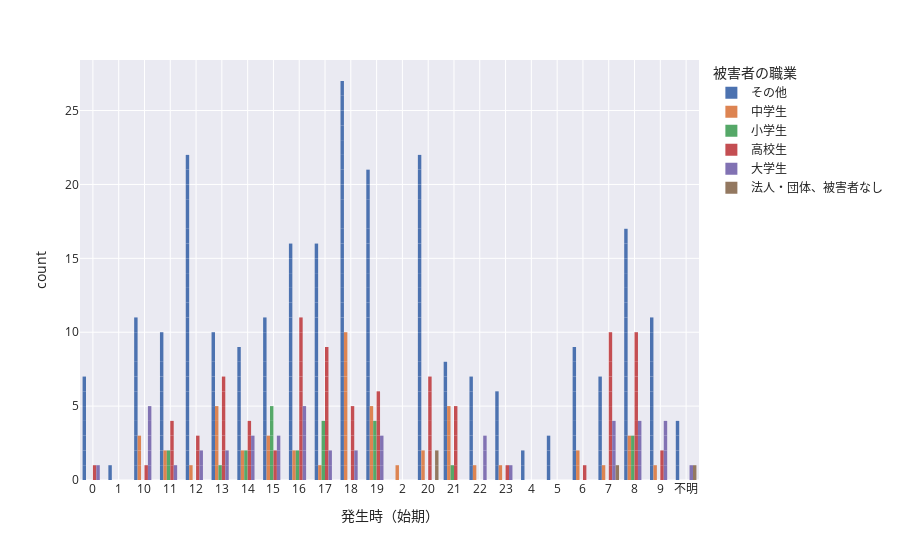

Notebook code for this chart:
### Markdown cell above
↑上のチャートの凡例ののカテゴリーをダブルクリックするとどうなる？

`barmode='group'`を足すと何がどのように変わる？

### Code cell
fig = px.bar(kashiwa,
            x='発生時（始期）',
            color='被害者の職業',
            barmode='group', # group the categories,
            template='seaborn'
            )
fig.update_traces(
    marker_line_width=0
)
fig.update_xaxes(categoryorder='category ascending')
fig.show()

### Figure 1 — Plotly figure (JSON) as saved in the notebook; plotly's stock layout.template omitted (floating-point values rounded to 4 significant figures; data arrays with more than 128 entries replaced by an {"elided": "..."} marker saying what was removed)
{"data": [{"alignmentgroup": "True", "hovertemplate": "被害者の職業=その他<br>発生時（始期）=%{x}<br>count=%{y}<extra></extra>", "legendgroup": "その他", "marker": {"color": "rgb(76,114,176)", "line": {"width": 0}, "pattern": {"shape": ""}}, "name": "その他", "offsetgroup": "その他", "orientation": "v", "showlegend": true, "textposition": "auto", "type": "bar", "x": {"elided": "257 str values"}, "xaxis": "x", "y": {"elided": "257 int values"}, "yaxis": "y"}, {"alignmentgroup": "True", "hovertemplate": "被害者の職業=中学生<br>発生時（始期）=%{x}<br>count=%{y}<extra></extra>", "legendgroup": "中学生", "marker": {"color": "rgb(221,132,82)", "line": {"width": 0}, "pattern": {"shape": ""}}, "name": "中学生", "offsetgroup": "中学生", "orientation": "v", "showlegend": true, "textposition": "auto", "type": "bar", "x": ["22", "18", "21", "19", "15", "13", "21", "15", "18", "14", "19", "2", "8", "13", "19", "11", "16", "13", "18", "10", "18", "6", "9", "20", "8", "11", "18", "21", "10", "18", "18", "21", "19", "13", "7", "16", "10", "17", "13", "6", "21", "14", "18", "8", "15", "20", "23", "19", "18", "18", "12"], "xaxis": "x", "y": [1, 1, 1, 1, 1, 1, 1, 1, 1, 1, 1, 1, 1, 1, 1, 1, 1, 1, 1, 1, 1, 1, 1, 1, 1, 1, 1, 1, 1, 1, 1, 1, 1, 1, 1, 1, 1, 1, 1, 1, 1, 1, 1, 1, 1, 1, 1, 1, 1, 1, 1], "yaxis": "y"}, {"alignmentgroup": "True", "hovertemplate": "被害者の職業=小学生<br>発生時（始期）=%{x}<br>count=%{y}<extra></extra>", "legendgroup": "小学生", "marker": {"color": "rgb(85,168,104)", "line": {"width": 0}, "pattern": {"shape": ""}}, "name": "小学生", "offsetgroup": "小学生", "orientation": "v", "showlegend": true, "textposition": "auto", "type": "bar", "x": ["15", "17", "8", "19", "8", "19", "11", "14", "15", "16", "17", "13", "15", "14", "17", "8", "15", "17", "15", "21", "19", "11", "19", "16"], "xaxis": "x", "y": [1, 1, 1, 1, 1, 1, 1, 1, 1, 1, 1, 1, 1, 1, 1, 1, 1, 1, 1, 1, 1, 1, 1, 1], "yaxis": "y"}, {"alignmentgroup": "True", "hovertemplate": "被害者の職業=高校生<br>発生時（始期）=%{x}<br>count=%{y}<extra></extra>", "legendgroup": "高校生", "marker": {"color": "rgb(196,78,82)", "line": {"width": 0}, "pattern": {"shape": ""}}, "name": "高校生", "offsetgroup": "高校生", "orientation": "v", "showlegend": true, "textposition": "auto", "type": "bar", "x": ["21", "7", "20", "7", "7", "23", "8", "8", "6", "7", "17", "17", "15", "18", "18", "8", "7", "9", "16", "14", "15", "8", "7", "17", "7", "21", "19", "14", "14", "13", "18", "16", "11", "18", "13", "21", "11", "17", "16", "20", "13", "8", "13", "16", "11", "14", "0", "13", "13", "11", "16", "17", "17", "20", "17", "8", "13", "20", "12", "16", "19", "8", "19", "7", "12", "16", "8", "20", "16", "20", "7", "8", "17", "19", "8", "18", "16", "19", "19", "16", "20", "16", "21", "12", "21", "7", "17", "9", "10"], "xaxis": "x", "y": [1, 1, 1, 1, 1, 1, 1, 1, 1, 1, 1, 1, 1, 1, 1, 1, 1, 1, 1, 1, 1, 1, 1, 1, 1, 1, 1, 1, 1, 1, 1, 1, 1, 1, 1, 1, 1, 1, 1, 1, 1, 1, 1, 1, 1, 1, 1, 1, 1, 1, 1, 1, 1, 1, 1, 1, 1, 1, 1, 1, 1, 1, 1, 1, 1, 1, 1, 1, 1, 1, 1, 1, 1, 1, 1, 1, 1, 1, 1, 1, 1, 1, 1, 1, 1, 1, 1, 1, 1], "yaxis": "y"}, {"alignmentgroup": "True", "hovertemplate": "被害者の職業=大学生<br>発生時（始期）=%{x}<br>count=%{y}<extra></extra>", "legendgroup": "大学生", "marker": {"color": "rgb(129,114,179)", "line": {"width": 0}, "pattern": {"shape": ""}}, "name": "大学生", "offsetgroup": "大学生", "orientation": "v", "showlegend": true, "textposition": "auto", "type": "bar", "x": ["14", "17", "10", "18", "16", "7", "22", "14", "19", "16", "9", "19", "7", "15", "10", "8", "16", "22", "8", "13", "7", "10", "9", "12", "0", "12", "15", "不明", "9", "19", "17", "11", "16", "10", "8", "22", "15", "10", "16", "23", "7", "13", "9", "14", "18", "8"], "xaxis": "x", "y": [1, 1, 1, 1, 1, 1, 1, 1, 1, 1, 1, 1, 1, 1, 1, 1, 1, 1, 1, 1, 1, 1, 1, 1, 1, 1, 1, 1, 1, 1, 1, 1, 1, 1, 1, 1, 1, 1, 1, 1, 1, 1, 1, 1, 1, 1], "yaxis": "y"}, {"alignmentgroup": "True", "hovertemplate": "被害者の職業=法人・団体、被害者なし<br>発生時（始期）=%{x}<br>count=%{y}<extra></extra>", "legendgroup": "法人・団体、被害者なし", "marker": {"color": "rgb(147,120,96)", "line": {"width": 0}, "pattern": {"shape": ""}}, "name": "法人・団体、被害者なし", "offsetgroup": "法人・団体、被害者なし", "orientation": "v", "showlegend": true, "textposition": "auto", "type": "bar", "x": ["20", "不明", "7", "20"], "xaxis": "x", "y": [1, 1, 1, 1], "yaxis": "y"}], "layout": {"barmode": "group", "legend": {"title": {"text": "被害者の職業"}, "tracegroupgap": 0}, "margin": {"t": 60}, "xaxis": {"anchor": "y", "categoryorder": "category ascending", "domain": [0, 1], "title": {"text": "発生時（始期）"}}, "yaxis": {"anchor": "x", "domain": [0, 1], "title": {"text": "count"}}}}
